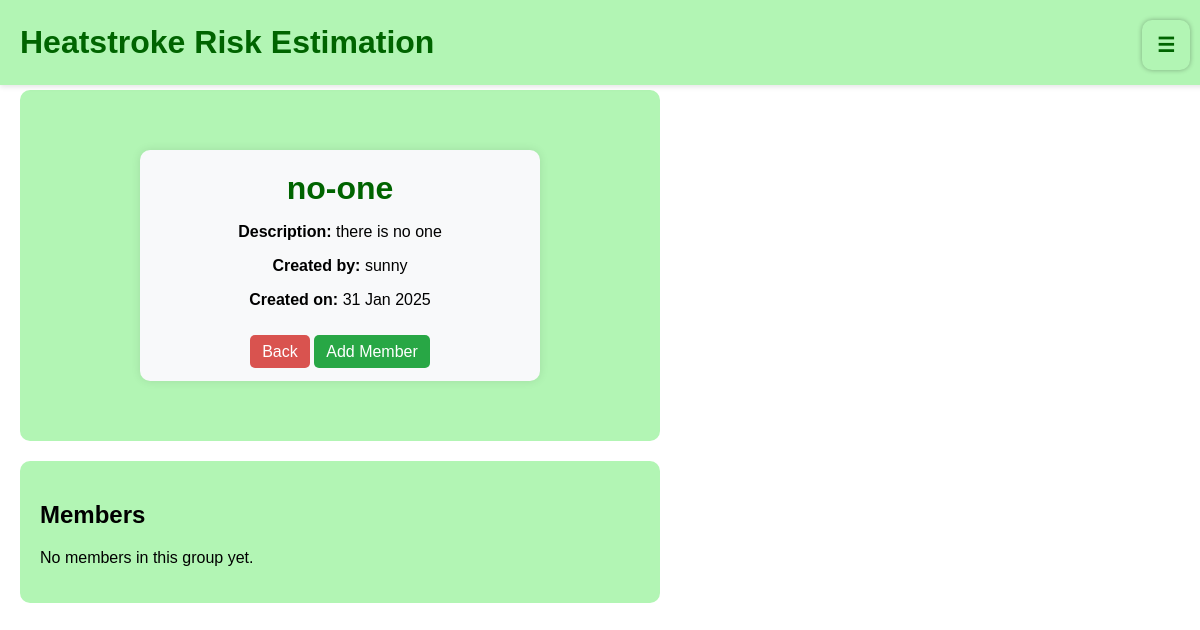
The page /group/4/ (signed in) on the database its author committed.
### level/models.py (models this page shows, shortened)
class GroupModel(models.Model):
    name = models.CharField(max_length=100, unique=True)  # ชื่อ Group (ห้ามซ้ำ)
    description = models.TextField(blank=True, null=True)  # คำอธิบาย Group
    created_by = models.ForeignKey(
        settings.AUTH_USER_MODEL,
        on_delete=models.CASCADE,
        related_name="created_groups"
    )  # ผู้สร้างกลุ่ม
    members = models.ManyToManyField(
        settings.AUTH_USER_MODEL,
        related_name="user_groups",  #  เปลี่ยน related_name ให้ไม่ชนกัน
        blank=True
    )
    created_at = models.DateTimeField(auto_now_add=True)  # วันที่สร้างอัตโนมัติ

class CustomUser(AbstractUser):
    ROLE_CHOICES = [
        ("site_admin", "Site Admin"),     # ผู้ดูแลเว็บไซต์
        ("group_admin", "Group Admin"),  # ผู้ดูแลกลุ่ม
        ("member", "Member"),            # สมาชิกกลุ่ม
    ]
    role = models.CharField(max_length=15, choices=ROLE_CHOICES, default="member")
    groups = models.ManyToManyField(
        "GroupModel",
        related_name="group_members",  # ✅ เปลี่ยน related_name เพื่อไม่ให้ชนกับ GroupModel
        blank=True
    )

### level/views.py (the view)
# urls.py: path("group/<int:group_id>/", view_group, name="view_group"),
@login_required
def view_group(request, group_id):
    group = get_object_or_404(GroupModel, id=group_id)  # ✅ ดึงข้อมูลกลุ่ม
    members = group.members.all()  # ✅ เปลี่ยนจาก user_groups เป็น members
    return render(request, "view_group.html", {"group": group, "members": members})

### templates/view_group.html (shortened to what this page needs)
{% extends "base.html" %}
{% load static %}
{% block style %}
    <link rel="stylesheet" href="{% static 'css/style.css' %}">
{% endblock %}
{% block content %}
        <div class="group-details">
            <h1>{{ group.name }}</h1>
            <p><strong>Description:</strong> {{ group.description }}</p>
            <p><strong>Created by:</strong> {{ group.created_by.username }}</p>
            <p><strong>Created on:</strong> {{ group.created_at|date:"d M Y" }}</p>
            <br>
            <a href="{% url 'group_admin_dashboard' %}" class="btn-back-home">Back</a>
            <a href="{% url 'add_member' group.id %}" class="btn-join-group">Add Member</a>
        </div>
{% endblock %}
{% block content2 %}
    <div class="member-container">
        <h2>Members</h2>
        <ul class="member-list">
            {% for member in members %}
                <li>{{ member.username }} (ID: {{ member.id }})</li>
            {% empty %}
                <p>No members in this group yet.</p>
            {% endfor %}
        </ul>
    </div>
{% endblock %}

### static/css/style.css (style rules this page uses)
body { font-family: Arial, sans-serif; margin: 0; padding: 0; background-color: #ffffff; }
h1 { color: #006400; margin: 0; }
.btn-join-group { padding: 8px 12px; background-color: #28a745; color: white; text-decoration: none; border-radius: 5px; transition: background-color 0.3s ease; }
.group-details { width: 60%; margin: 40px auto; padding: 20px; background-color: #f8f9fa; border-radius: 10px; box-shadow: 0px 0px 10px rgba(0, 0, 0, 0.1); text-align: center; }
.member-list { list-style-type: none; padding: 0; margin-top: 20px; }
.btn-back-home { padding: 8px 12px; background-color: #d9534f; color: white; text-decoration: none; border-radius: 5px; transition: background-color 0.3s ease; }

### rows shown on the page
GroupModel: name "no-one", description "there is no one", created_by.username "sunny", created_at "31 Jan 2025"
